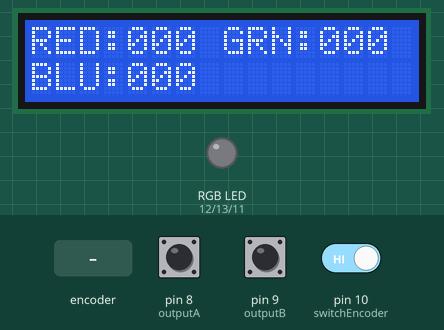
Bench run of a sketch on a simulated Arduino Uno, built with avr-gcc and run on an emulated ATmega328P. Parts: 16×2 character LCD, an RGB LED mixed from three pins (HIGH = lit). The inputs (shaded band) are chosen by the test bench; at power-on: pin 10 (switchEncoder) HIGH, pin 8 (outputA) HIGH, pin 9 (outputB) HIGH. Dim RGB values are drawn brighter than linear; what the sketch prints to the serial monitor is not drawn.

Above: at 1.2 s.
1.3 s: rotary encoder on pin 8 (outputA) / pin 9 (outputB) turned 2 steps (second pin leading)
At 2.3 s:
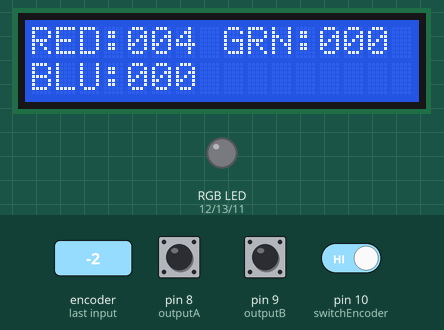
3.2 s: pin 10 (switchEncoder) driven LOW
5.2 s: rotary encoder on pin 8 (outputA) / pin 9 (outputB) turned 1 step (first pin leading)
At 6.9 s:
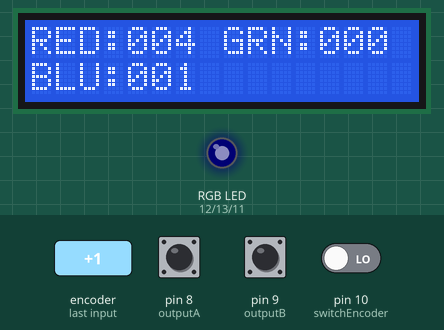
Timing chart, 0 to 8.4 s (numbered marks = the images above; inputs shaded):
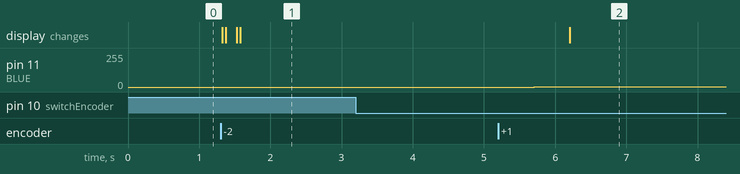

The sketch:

FINAL_CONVENTION.ino
```cpp
//J Carter Watson
//04/25/2020
//Full_Control

//include libraries
#include <LiquidCrystal.h>

//Encoder pin setup
#define outputA 8
#define outputB 9
#define switchEncoder 10

//general pin setup
#define BLUE 11
#define RED 12
#define GREEN 13

//LCD pin setup
const int rs = 23, en = 25, d4 = 27, d5 = 29, d6 = 31, d7 = 33;
LiquidCrystal lcd(rs, en, d4, d5, d6, d7);

//initialize variables
int state;
int lastState;
int counterRed = 0;
int counterBlue = 0;
int counterGreen = 0;
//boolean for controling functions
bool red = true;
bool blue = false;
bool green = false;
//rgb control
int lightness = 255;


void setup() {
  //lcd setup
  lcd.begin(16, 2);
  //write initial state on lcd
  lcd.setCursor(0, 0);
  lcd.print("RED: ");
  lcd.setCursor(0, 1);
  lcd.print("BLU: ");
  lcd.setCursor(8, 0);
  lcd.print("GRN: ");
  //write initial value
  lcd.setCursor(4, 0);
  lcd.print("000");
  lcd.setCursor(4, 1);
  lcd.print("000");
  lcd.setCursor(12, 0);
  lcd.print("000");

  //encoder setup
  pinMode(outputA, INPUT);
  pinMode(outputB, INPUT);
  pinMode(switchEncoder, INPUT_PULLUP);

  Serial.begin(9600);

  lastState = digitalRead(outputA);

  //rgb control
  pinMode(GREEN, OUTPUT);
  pinMode(BLUE, OUTPUT);
  pinMode(RED, OUTPUT);
}

void loop() {
  //constrain counter variables
  counterRed = constrain(counterRed, 0, 255);
  counterBlue = constrain(counterBlue, 0, 255);
  counterGreen = constrain(counterGreen, 0, 255);

  //call function based on boolean condition
  if (red) {
    loopRed();
  }
  if (blue) {
    loopBlue();
  }
  if (green) {
    loopGreen();
  }
}
```

loops.ino
```cpp
//loopRed
void loopRed() {
  //read rotary encoder
  state = digitalRead(outputA);
  if (state != lastState) {
    if (digitalRead(outputB) != state) {
      counterRed--;
    } else {
      counterRed++;
    }
    //write data to pin
    if (counterRed < 0) {
      analogWrite(RED, 0);
    } else if (counterRed > 255) {
      analogWrite(RED, 255);
    } else {
      analogWrite(RED, counterRed);
    }
    //write change to serial monitor
    Serial.print("PositionRED: ");
    Serial.println(counterRed);
    //update lastStateRed
    lastState = state;
  }

  //check for button press
  if (digitalRead(switchEncoder) == LOW) {
    //change state
    red = false;
    blue = false;
    green = true;
    //display change on serial monitor
    Serial.println("STATE CHANGE: GRN");
    //delay to prevent one button press registering as many
    delay(500); //500ms
  }

  //write filler space if needed
  lcd.setCursor(4,0);
  if (counterRed <100){
    lcd.print("0");
    if (counterRed < 10){
      lcd.print("0");
    }
  }

  //write to lcd
  if (counterRed > 0) {
    lcd.print(counterRed);
  } else {
    lcd.print(0);
  }
}


//loop green
void loopGreen() {
  //read rotary encoder
  state = digitalRead(outputA);
  if (state != lastState) {
    if (digitalRead(outputB) != state) {
      counterGreen--;
    } else {
      counterGreen++;
    }
    //write data to pin
    if (counterGreen < 0) {
      analogWrite(GREEN, 0);
    } else if (counterGreen > 255) {
      analogWrite(GREEN, 255);
    } else {
      analogWrite(GREEN, counterGreen);
    }
    //write change to serial monitor
    Serial.print("PositionGRN: ");
    Serial.println(counterGreen);
    //update lastState
    lastState = state;
  }

  //check for button press
  if (digitalRead(switchEncoder) == LOW) {
    //change state
    red = false;
    blue = true;
    green = false;
    //display change on serial monitor
    Serial.println("STATE CHANGE: BLU");
    //delay to prevent one button press registering as many
    delay(500); //500ms
  }

  //write filler space if needed
  lcd.setCursor(12,0);
  if (counterGreen <100){
    lcd.print("0");
    if (counterGreen < 10){
      lcd.print("0");
    }
  }

  //print to lcd
  if (counterGreen > 0) {
    lcd.print(counterGreen);
  } else {
    lcd.print(0);
  }
}

//loop blue
void loopBlue() {
  //read rotary encoder
  state = digitalRead(outputA);
  if (state != lastState) {
    if (digitalRead(outputB) != state) {
      counterBlue--;
    } else {
      counterBlue++;
    }
    //write change to pin
    if (counterBlue < 0) {
      analogWrite(BLUE, 0);
    } else if (counterBlue > 255) {
      analogWrite(BLUE, 255);
    } else {
      analogWrite(BLUE, counterBlue);
    }
    //write change to serial monitor
    Serial.print("PositionBLU: ");
    Serial.println(counterBlue);
    //update lastState
    lastState = state;
  }

  //check for button press
  if (digitalRead(switchEncoder) == LOW) {
    //change state
    red = true;
    blue = false;
    green = false;
    //display change on serial monitor
    Serial.println("STATE CHANGE: RED");
    //delay to prevent one button press registering as many
    delay(500); //500ms
  }

  //write filler space if needed
  lcd.setCursor(4,1);
  if (counterBlue < 100){
    lcd.print("0");
    if (counterBlue < 10){
      lcd.print("0");
    }
  }

  //print to lcd
  if (counterBlue > 0) {
    lcd.print(counterBlue);
  } else {
    lcd.print(0);
  }
}
```

Measured:
- after the input at 1.3 s, the display: first changes at once (image 1 shows a later state)
- after the input at 3.2 s, every drawn part: stays the same
- after the input at 5.2 s, pin 11 (BLUE): 0/255 → 1/255 after 0.50 s; the display: changes after 1.0 s (image 2)
